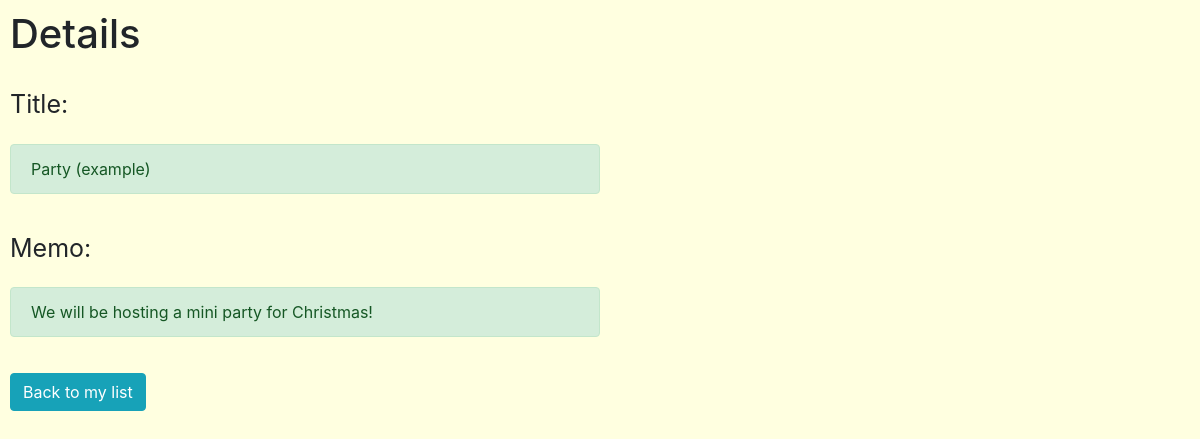
The page /detail/9 on the database as committed earlier.
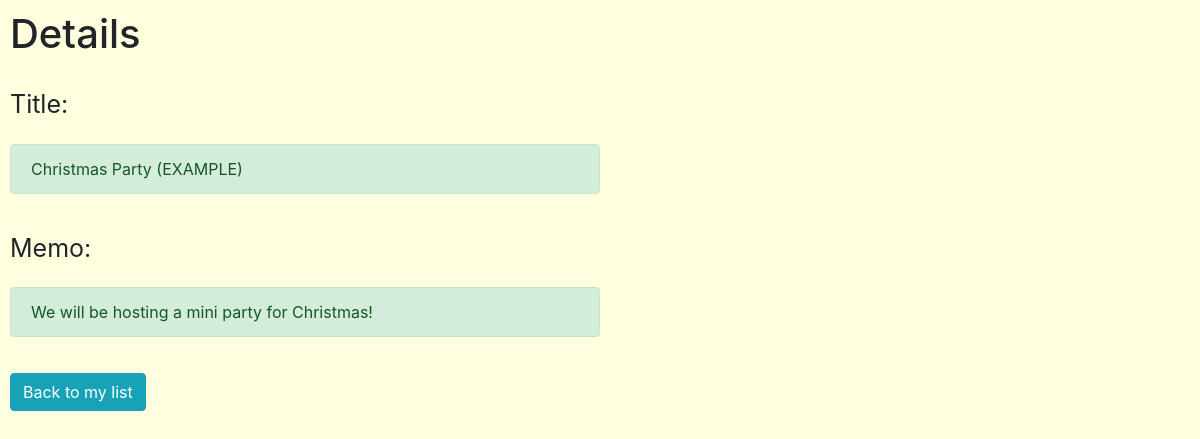
The same page on the database as committed later.
### todo/models.py (models this page shows, shortened)
class TodoModel(models.Model):
    title = models.CharField(max_length=100) #文字列を示す
    memo = models.TextField()
    priority = models.CharField(
        max_length=50,
        choices= CHOICE
    )
    duedate = models.DateField(null=True)

### todo/views.py (the view)
# urls.py: path("detail/<int:pk>", TodoDetail.as_view(), name="detail"),
class TodoDetail(DetailView):
    template_name = "detail.html"
    model = TodoModel

### templates/detail.html
{% extends "base.html" %}
{% block header %}
<body style="background-color:#FFFFE0">
<div style="padding:10px">
<h1>Details</h1>
</div>
{% endblock header %}
{% block content %}
<div style="padding:10px; font-size:25px">Title:</div>
<div style="padding:10px">
<div style="width:50%" class="alert alert-success" role="alert">
    {{object.title}}
</div>
</div>
<div style="padding:10px; font-size:25px">Memo:</div>
<div style="padding:10px">
<div style="width:50%" class="alert alert-success" role="alert">
    {{object.memo}}
</div>
</div>
<div style="padding:10px">
 <a href="{% url 'list' %}" class="btn btn-info" tabindex="-1" role="button" aria-disabled="true">
     Back to my list
 </a>
</div>
</body>
{% endblock content %}

Rows that differ between the two databases and show on the page:
changed TodoModel "We will be hosting a mini party for Christmas!": title "Party (example)" → "Christmas Party (EXAMPLE)"
